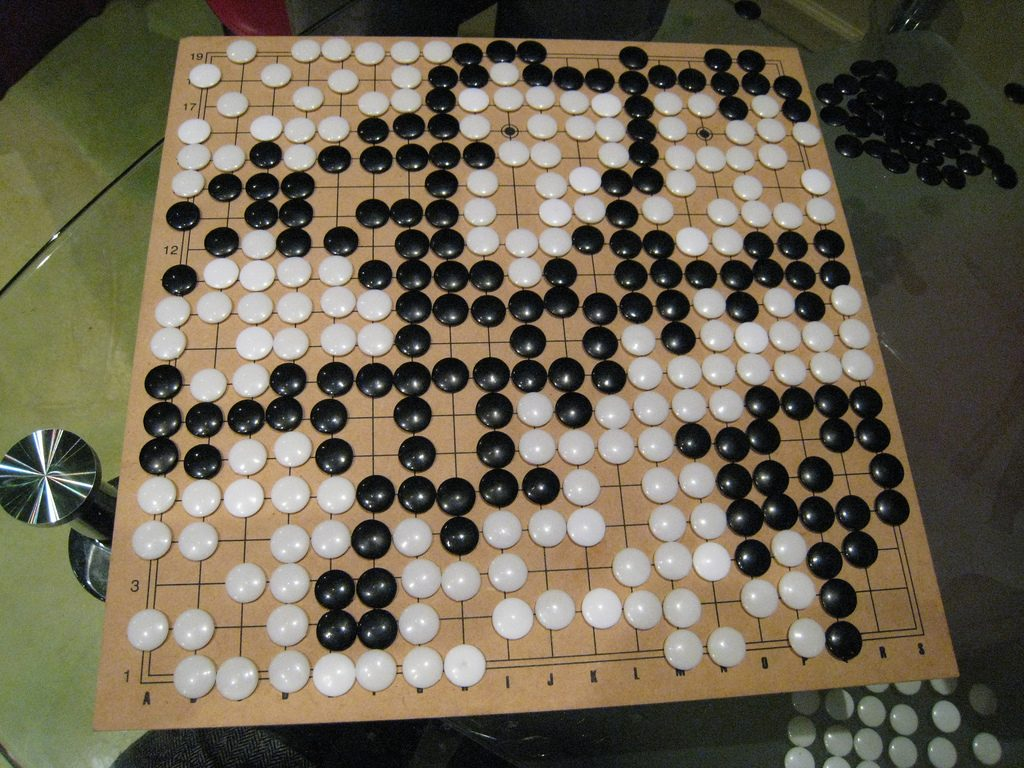
#> input picture go_counter/Images/2.jpg, 1024 x 768 px, found by its file name
$ python lines.py
#> lines starting #> are read from the running program, lines starting #| are printed output that depends on the picture; after the words box and inside, x2 and y2 are one past the last pixel; in counts of white or black regions, pixels touching at a corner belong together
import cv2
import numpy as np
#load source image
img = cv2.imread('2.jpg')
#> img is the input picture: shape (768, 1024, 3); mean B, G, R 82.3, 100.5, 109

#guassion blur
gray = cv2.cvtColor(img,cv2.COLOR_BGR2GRAY)
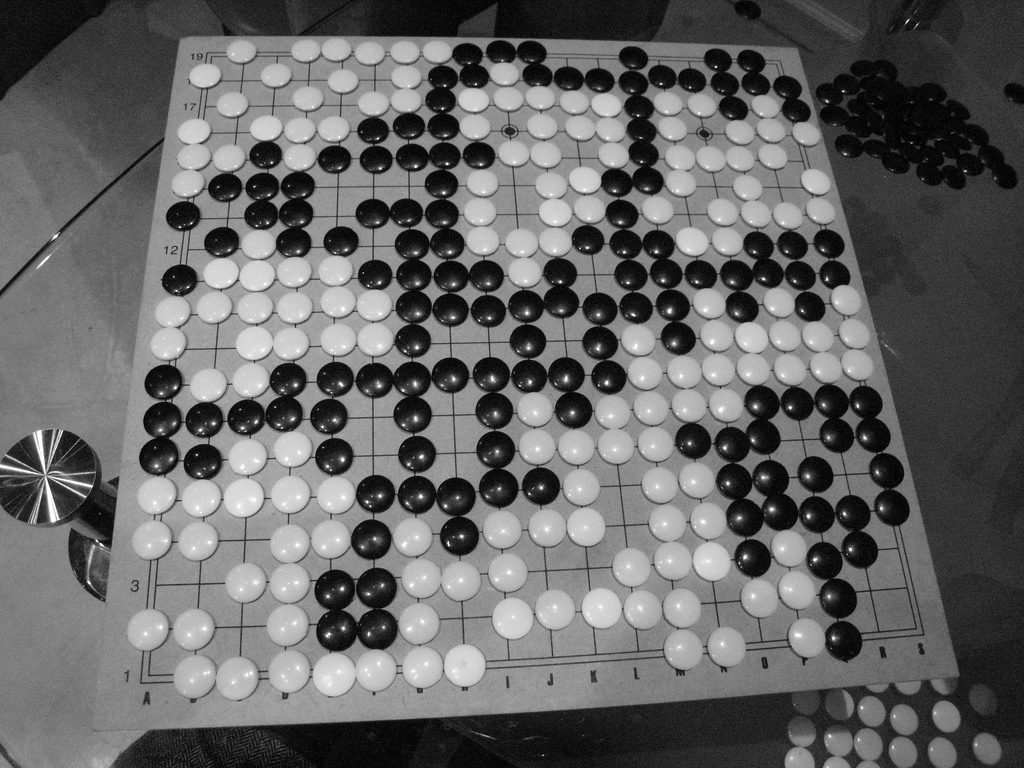
#> gray: shape (768, 1024); min 0, max 255, mean 101

kernel_size = 5
blur_gray = cv2.GaussianBlur(gray,(kernel_size, kernel_size),0)

#canny edge detection

low_threshold = 50
high_threshold = 80
edges = cv2.Canny(blur_gray, low_threshold, high_threshold)
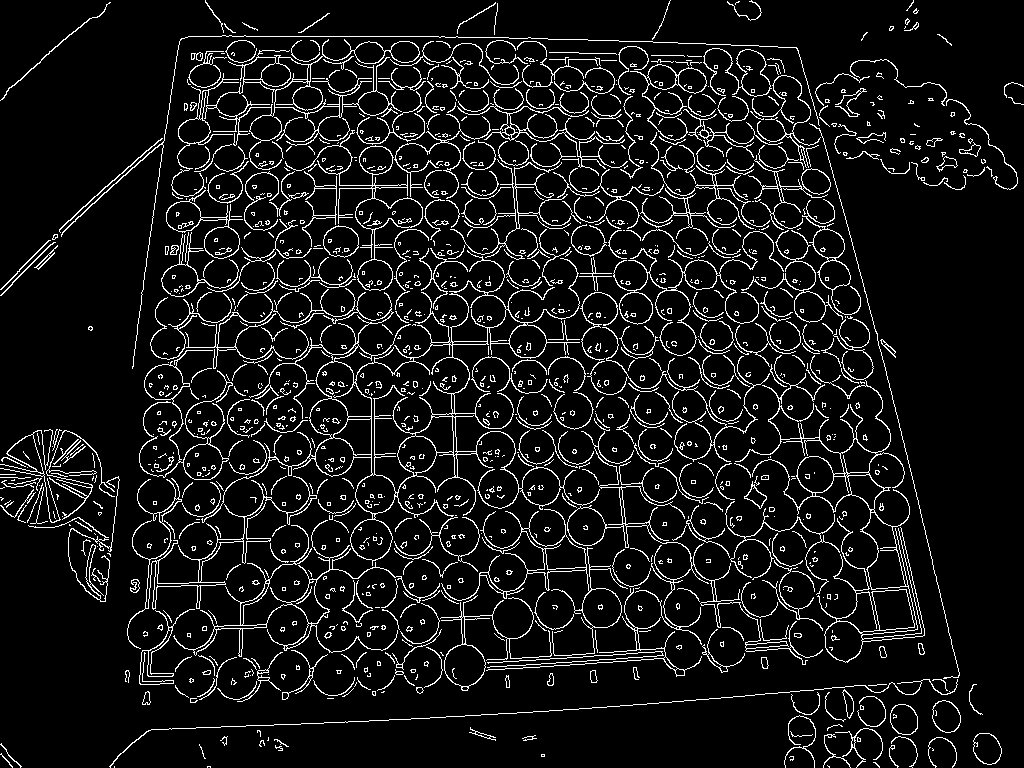
#> edges: shape (768, 1024); 8.4% white in thin lines or dots


rho = 1  # distance resolution in pixels of the Hough grid
theta = np.pi / 180  # angular resolution in radians of the Hough grid
threshold = 15  # minimum number of votes (intersections in Hough grid cell)
min_line_length = 50  # minimum number of pixels making up a line
max_line_gap = 20  # maximum gap in pixels between connectable line segments
line_image = np.copy(img) * 0  # creating a blank to draw lines on
#> line_image: shape (768, 1024, 3); every value is 0

# Run Hough on edge detected image
# Output "lines" is an array containing endpoints of detected line segments
lines = cv2.HoughLinesP(edges, rho, theta, threshold, np.array([]),
                    min_line_length, max_line_gap)
#> lines = 1430 rows, first 6: [351, 36, 566, 251], [430, 531, 515, 546], [172, 82, 484, 394], [619, 706, 958, 677], [534, 260, 604, 215], [730, 120, 782, 113]

for line in lines:
    for x1,y1,x2,y2 in line:
    	cv2.line(line_image,(x1,y1),(x2,y2),(255,0,0),5)
#> this loop made 1430 passes
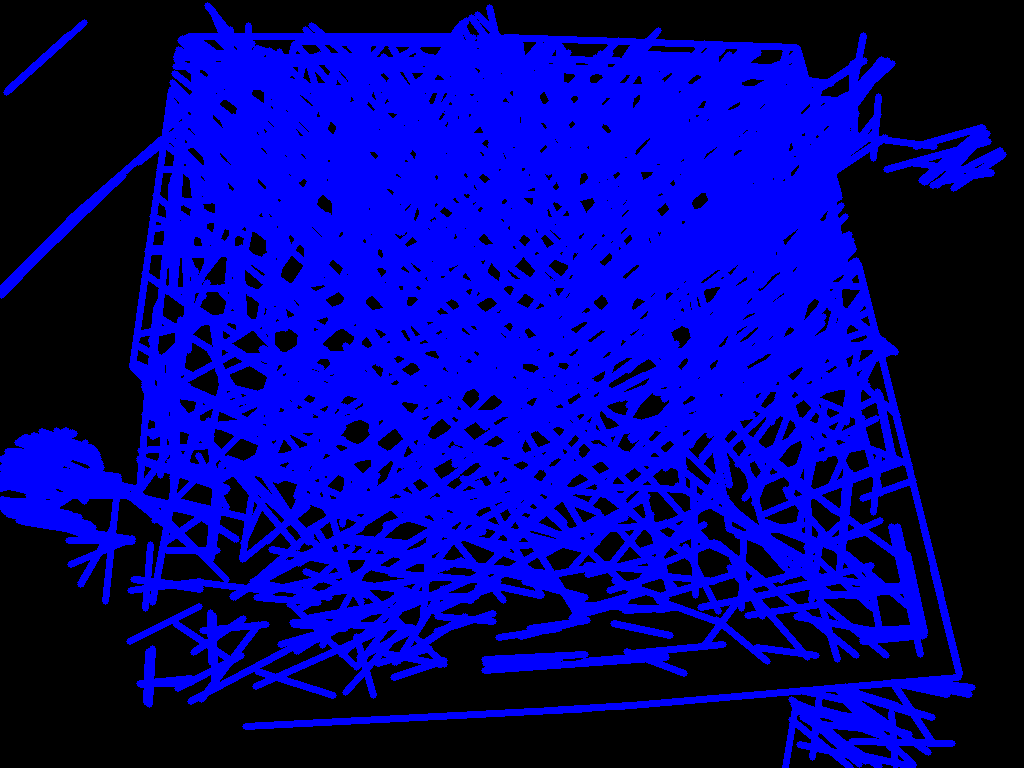
#> line_image: shape (768, 1024, 3); mean B, G, R 132.7, 0, 0


lines_edges = cv2.addWeighted(img, 0.8, line_image, 1, 0)
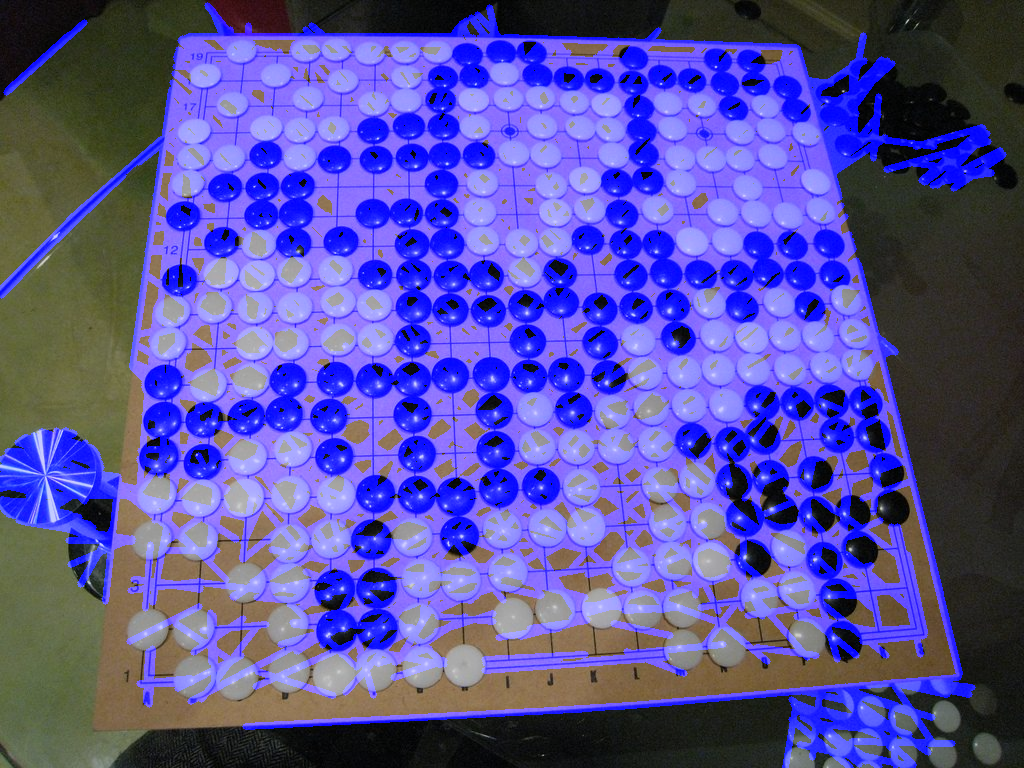
#> lines_edges: shape (768, 1024, 3); mean B, G, R 159.3, 80.4, 87.2

cv2.imshow("Lines", lines_edges)
cv2.waitKey(0)

$ run again, with go_counter/Images/4.jpg copied over go_counter/Images/2.jpg
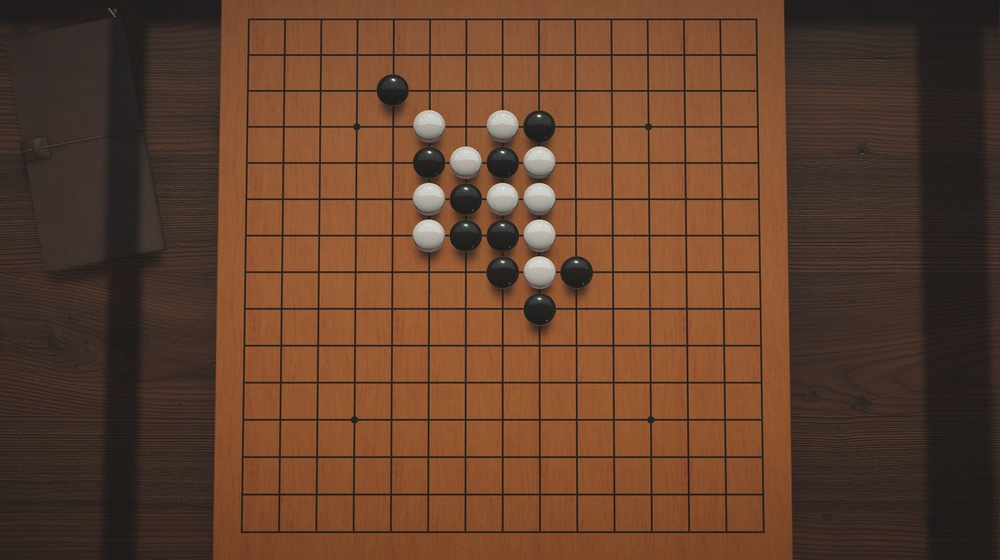
#> input picture go_counter/Images/4.jpg, 1000 x 560 px, shrunk from 1845 x 1033 before the run, found by its file name
#> img is the input picture: shape (560, 1000, 3); mean B, G, R 44.4, 64.5, 98.4
#> `edges = cv2.Canny(blur_gray, low_threshold, high_threshold)`:
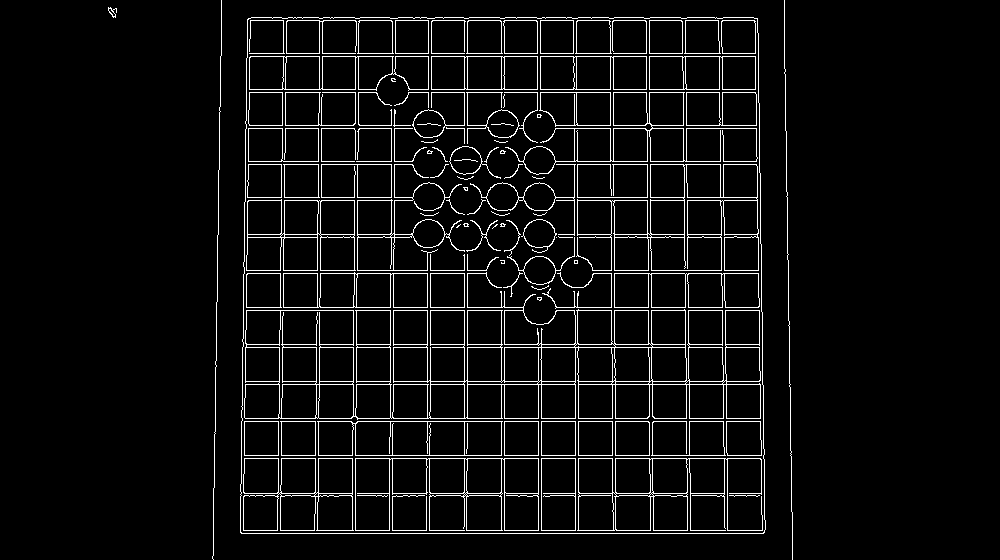
#> edges: shape (560, 1000); 5.4% white in thin lines or dots, all inside (x1, y1, x2, y2) = (108, 0, 793, 560)
#> lines = 198 rows, first 6: [240, 530, 764, 530], [241, 421, 763, 421], [241, 458, 763, 458], [241, 533, 763, 533], [242, 347, 762, 347], [247, 20, 757, 20]
#> the loop `for line in lines:` made 198 passes
#> `lines_edges = cv2.addWeighted(img, 0.8, line_image, 1, 0)`:
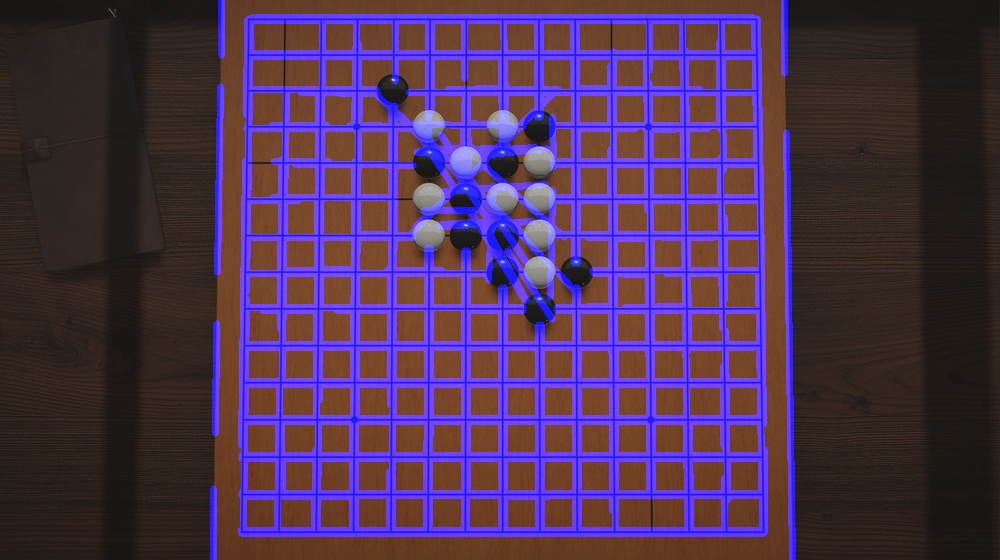
#> lines_edges: shape (560, 1000, 3); mean B, G, R 87.2, 51.6, 78.7

$ run again, with go_counter/Images/2021-10-09-125814.jpg copied over go_counter/Images/2.jpg
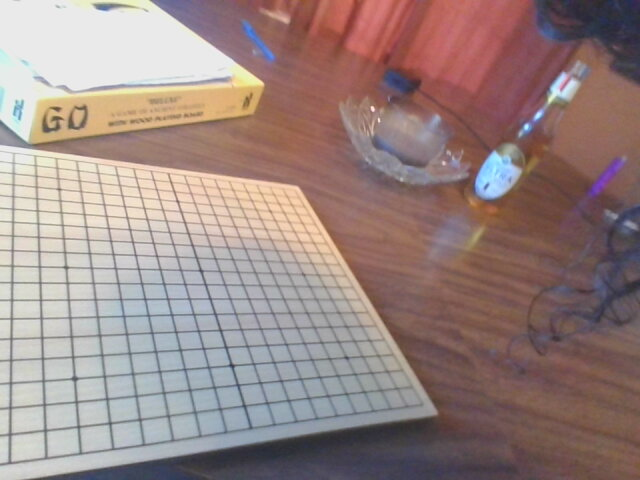
#> input picture go_counter/Images/2021-10-09-125814.jpg, 640 x 480 px, found by its file name
#> img is the input picture: shape (480, 640, 3); mean B, G, R 131, 134.2, 153.9
#> `edges = cv2.Canny(blur_gray, low_threshold, high_threshold)`:
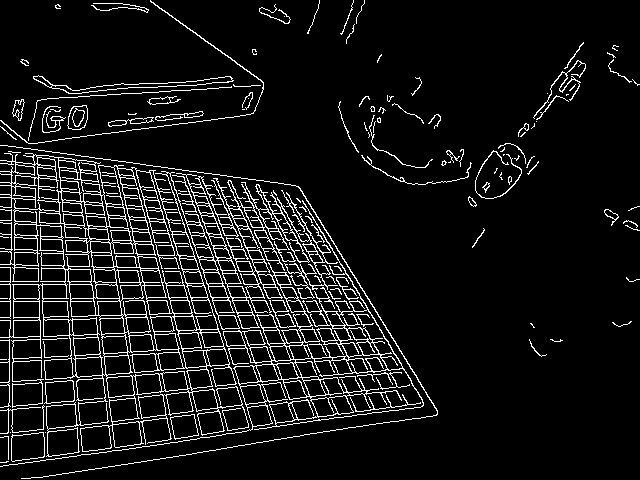
#> edges: shape (480, 640); 8.2% white in thin lines or dots
#> lines = 305 rows, first 6: [224, 175, 342, 429], [55, 85, 78, 411], [2, 437, 376, 392], [50, 403, 410, 366], [37, 143, 48, 476], [298, 186, 420, 382]
#> the loop `for line in lines:` made 305 passes
#> `lines_edges = cv2.addWeighted(img, 0.8, line_image, 1, 0)`:
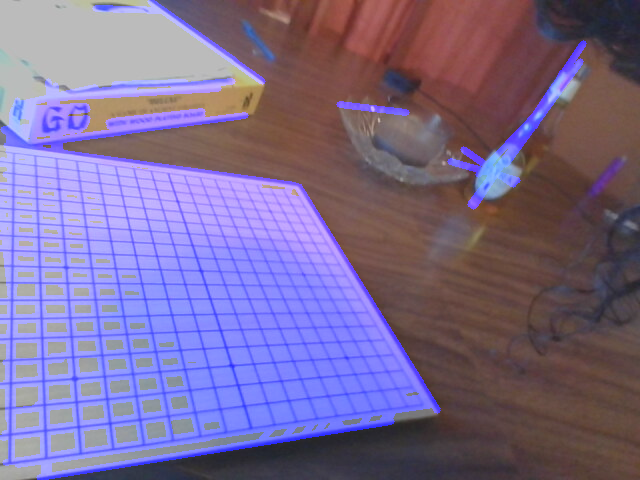
#> lines_edges: shape (480, 640, 3); mean B, G, R 146.4, 107.3, 123.1

$ run again, with go_counter/Images/2021-10-09-125820.jpg copied over go_counter/Images/2.jpg
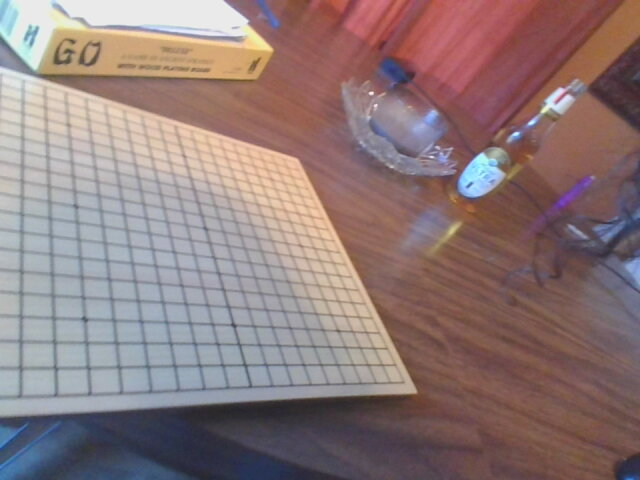
#> input picture go_counter/Images/2021-10-09-125820.jpg, 640 x 480 px, found by its file name
#> img is the input picture: shape (480, 640, 3); mean B, G, R 121.9, 121.9, 142.4
#> `edges = cv2.Canny(blur_gray, low_threshold, high_threshold)`:
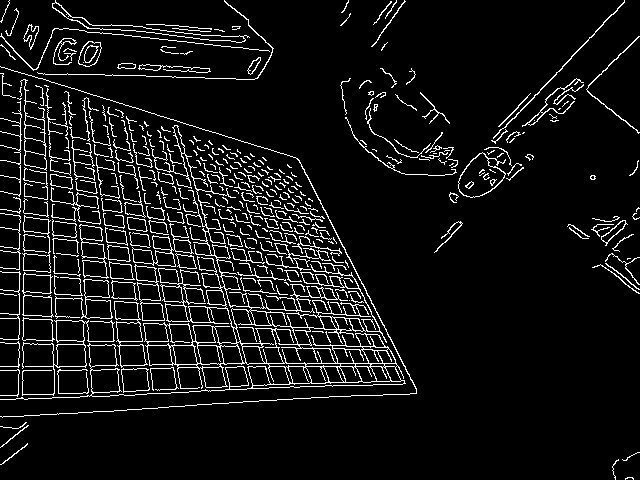
#> edges: shape (480, 640); 7.5% white in thin lines or dots
#> lines = 331 rows, first 6: [0, 366, 122, 366], [73, 198, 371, 301], [0, 293, 381, 320], [4, 213, 354, 268], [3, 290, 379, 316], [50, 370, 403, 364]
#> the loop `for line in lines:` made 331 passes
#> `lines_edges = cv2.addWeighted(img, 0.8, line_image, 1, 0)`:
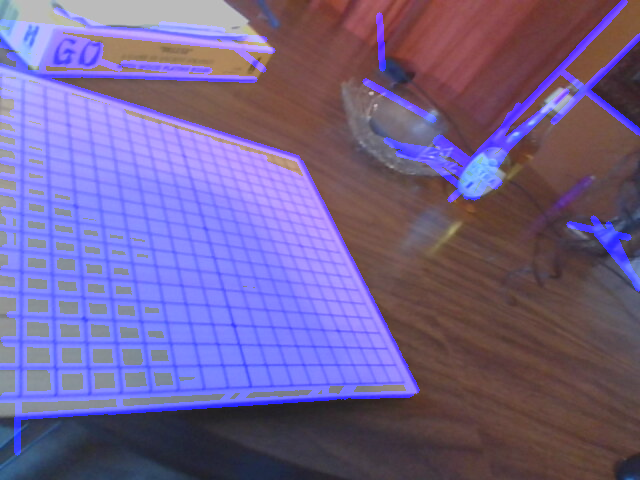
#> lines_edges: shape (480, 640, 3); mean B, G, R 143.8, 97.6, 113.9
